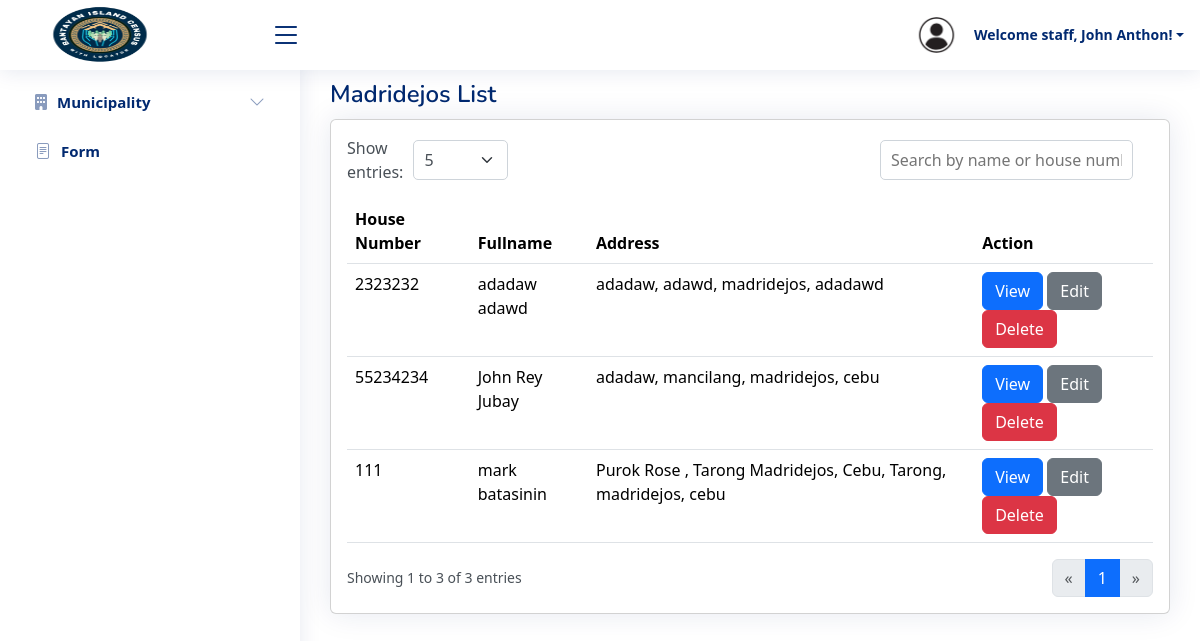
The app's page /staff/madridejos.php (signed in) with its own data.
### tables this page shows
CREATE TABLE `barangay_census` (
  `id` int(11) NOT NULL,
  `house_number` varchar(250) NOT NULL,
  `last_name` varchar(255) DEFAULT NULL,
  `first_name` varchar(255) DEFAULT NULL,
  `middle_name` varchar(255) DEFAULT NULL,
  `street` varchar(255) DEFAULT NULL,
  `barangay` varchar(255) DEFAULT NULL,
  `municipality` enum('madridejos','bantayan','santafe') DEFAULT NULL,
  `province` varchar(255) DEFAULT NULL,
  `residence_status` enum('owner','boarder') DEFAULT NULL,
  `length_of_stay` varchar(255) DEFAULT NULL,
  `provincial_address` text DEFAULT NULL,
  `sex` enum('male','female') DEFAULT NULL,
  `civil_status` enum('single','married','widower','separated') DEFAULT NULL,
  `date_of_birth` date DEFAULT NULL,
  `place_of_birth` varchar(255) DEFAULT NULL,
  `height` decimal(5,2) DEFAULT NULL,
  `weight` decimal(5,1) DEFAULT NULL,
  `contact_number` varchar(255) DEFAULT NULL,
  `religion` varchar(255) DEFAULT NULL,
  `elementary_school` varchar(255) DEFAULT NULL,
  `elementary_address` varchar(255) DEFAULT NULL,
  `highschool` varchar(255) DEFAULT NULL,
  `highschool_address` varchar(255) DEFAULT NULL,
  `vocational_school` varchar(255) DEFAULT NULL,
  `vocational_address` varchar(255) DEFAULT NULL,
  `college` varchar(255) DEFAULT NULL,
  `college_address` varchar(255) DEFAULT NULL,
  `employment_duration` varchar(255) DEFAULT NULL,
  `employer_name` varchar(255) DEFAULT NULL,
  `employer_address` varchar(255) DEFAULT NULL,
  `occupant_name` varchar(255) DEFAULT NULL,
  `occupant_position` varchar(255) DEFAULT NULL,
  `occupant_age` int(11) DEFAULT NULL,
  `occupant_birth_date` date DEFAULT NULL,
  `occupant_civil_status` enum('single','married','widower','separated') DEFAULT NULL,
  `occupant_occupation` varchar(255) DEFAULT NULL,
  `location` varchar(255) NOT NULL
);

### staff/madridejos.php (the view, shortened to what this page needs)
<?php
include 'header.php';
include '../database/db_connect.php';
$limit = isset($_GET['limit']) ? (int)$_GET['limit'] : 5;
$page = isset($_GET['page']) ? (int)$_GET['page'] : 1;
$offset = ($page - 1) * $limit;
$sql = "SELECT house_number, CONCAT(first_name, ' ', last_name) AS fullname, CONCAT(street, ', ', barangay, ', ', municipality, ', ', province) AS address
        FROM barangay_census
        WHERE municipality = 'madridejos'
        LIMIT $limit OFFSET $offset";
$result = $conn->query($sql);
$count_sql = "SELECT COUNT(*) AS total FROM barangay_census WHERE municipality = 'madridejos'";
$count_result = $conn->query($count_sql);
$total_rows = $count_result->fetch_assoc()['total'];
$total_pages = ceil($total_rows / $limit);
$start_entry = $offset + 1;
$end_entry = min($offset + $limit, $total_rows);
?>
     <link rel="stylesheet" href="https://cdnjs.cloudflare.com/ajax/libs/font-awesome/6.0.0-beta3/css/all.min.css">
     <link rel="stylesheet" href="assets/vendor/bootstrap/css/bootstrap.min.css">
     <link rel="stylesheet" href="https://cdn.jsdelivr.net/npm/sweetalert2@11/dist/sweetalert2.min.css">
<main id="main" class="main">
<div class="pagetitle">
    <h1>Madridejos List</h1>
  </div>
  <section class="sections">
    <div class="row">
      <div class="col-lg-12">
        <div class="card">
          <div class="card-body">
          <div class="table-controls">
    <div class="show-entries">
        <label for="entriesPerPage">Show entries:</label>
        <select id="entriesPerPage" class="form-select">
            <option value="5" <?= $limit == 5 ? 'selected' : '' ?>>5</option>
        </select>
    </div>
    <div class="search-container">
        <input type="text" id="searchInput" placeholder="Search by name or house number" />
    </div>
</div>
            <table id="dataTable" class="table datatable">
        <thead>
            <tr>
                <th>House Number</th>
                <th>Fullname</th>
                <th>Address</th>
                <th>Action</th>
            </tr>
        </thead>
        <tbody>
        <?php
        if ($result->num_rows > 0) {
            while ($row = $result->fetch_assoc()) {
                echo "<tr>
                        <td>{$row['house_number']}</td>
                        <td>{$row['fullname']}</td>
                        <td>{$row['address']}</td>
                        <td>
                            <a href='#' data-house-number='{$row['house_number']}' class='btn btn-primary view-btn'>View</a>
                            <a href='#' data-house-number='{$row['house_number']}' class='btn btn-secondary edit-btn'>Edit</a>
                            <a href='#' data-house-number='{$row['house_number']}' class='btn btn-danger delete-btn'>Delete</a>
                        </td>
                      </tr>";
            }
        } else {
            echo "<tr><td colspan='4'>No records found</td></tr>";
        }
        ?>
        </tbody>
    </table>
    <div class="footer-pagination">
        <div class="footer-info">
            Showing <?= $start_entry ?> to <?= $end_entry ?> of <?= $total_rows ?> entries
        </div>
        <div class="pagination-wrapper">
            <nav aria-label="Page navigation">
                <ul class="pagination">
                    <li class="page-item <?= $page <= 1 ? 'disabled' : '' ?>">
                        <a class="page-link" href="?page=<?= max(1, $page - 1) ?>&limit=<?= $limit ?>" aria-label="Previous">
                            <span aria-hidden="true">&laquo;</span>
                        </a>
                    </li>
                    <?php for ($i = 1; $i <= $total_pages; $i++): ?>
                        <li class="page-item <?= $i == $page ? 'active' : '' ?>">
                            <a class="page-link" href="?page=<?= $i ?>&limit=<?= $limit ?>"><?= $i ?></a>
                        </li>
                    <?php endfor; ?>
                    <li class="page-item <?= $page >= $total_pages ? 'disabled' : '' ?>">
                        <a class="page-link" href="?page=<?= min($total_pages, $page + 1) ?>&limit=<?= $limit ?>" aria-label="Next">
                            <span aria-hidden="true">&raquo;</span>
                        </a>
                    </li>
                </ul>
            </nav>
        </div>
    </div>
</div>
      </div>
    </div>
  </section>
</main>
</body>
</html>

### staff/assets/css/style.css (style rules this page uses)
:root { scroll-behavior: smooth; }
body { font-family: "Open Sans", sans-serif; background: #f6f9ff; color: #444444; }
a { color: #4154f1; text-decoration: none; }
h1, h2, h3, h4, h5, h6 { font-family: "Nunito", sans-serif; }
#main { margin-top: 60px; padding: 20px 30px; transition: all 0.3s; }
.pagetitle { margin-bottom: 10px; }
.pagetitle h1 { font-size: 24px; margin-bottom: 0; font-weight: 600; color: #012970; }
.card { margin-bottom: 30px; border: none; border-radius: 5px; box-shadow: 0px 0 30px rgba(1, 41, 112, 0.1); }
.card-body { padding: 0 20px 20px 20px; }
@media (min-width: 1200px) { #main, #footer { margin-left: 300px; } }

### staff/madridejos.php (style rules this page uses)
.table-controls { display: flex; justify-content: space-between; align-items: center; margin-bottom: 15px; }
.search-container, .show-entries { display: flex; align-items: center; }
.search-container { margin-right: 20px; }
.search-container input { max-width: 500px; height: 40px; border-radius: 5px; border: 1px solid #ced4da; padding: 0 10px; }
.show-entries { display: flex; align-items: center; gap: 10px; }
.show-entries label { margin: 0; font-weight: 500; color: #495057; font-size: 1rem; }
.show-entries select { height: 40px; border-radius: 5px; border: 1px solid #ced4da; font-size: 1rem; padding: 0 10px; background-color: #fff; color: #495057; }
.footer-pagination { display: flex; justify-content: space-between; align-items: center; margin-top: 15px; }
.footer-info { font-size: 0.875rem; color: #495057; }
.pagination-wrapper { display: flex; justify-content: flex-end; }
.pagination { margin: 0; }
body { font-family: Arial, sans-serif; }
table { width: 100%; border-collapse: collapse; margin-bottom: 1em; }
th, td { border: 1px solid #000; padding: 8px; }
th { background-color: #f2f2f2; }

### records on screen
barangay_census: house_number "2323232", fullname "adadaw adawd", address "adadaw, adawd, madridejos, adadawd"
barangay_census: house_number "55234234", fullname "John Rey Jubay", address "adadaw, mancilang, madridejos, cebu"
barangay_census: house_number "111", fullname "mark batasinin", address "Purok Rose , Tarong Madridejos, Cebu, Tarong, madridejos, cebu"

### other values on screen
$_SESSION['user_name'] "John Anthon"
$start_entry "1"
$end_entry "3"
$total_rows "3"
